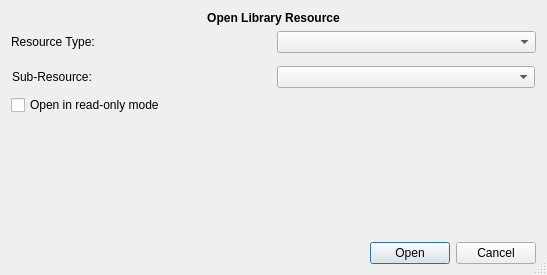
<?xml version="1.0" encoding="UTF-8"?>
<ui version="4.0">
 <class>KLFLibOpenResourceDlg</class>
 <widget class="QDialog" name="KLFLibOpenResourceDlg">
  <property name="geometry">
   <rect>
    <x>0</x>
    <y>0</y>
    <width>547</width>
    <height>275</height>
   </rect>
  </property>
  <property name="windowTitle">
   <string>Open Library Resource</string>
  </property>
  <property name="sizeGripEnabled">
   <bool>true</bool>
  </property>
  <property name="modal">
   <bool>true</bool>
  </property>
  <layout class="QGridLayout" name="lyt_KLFLibOpenResourceDlg">
   <item row="0" column="0" colspan="2">
    <widget class="QLabel" name="lblMain">
     <property name="sizePolicy">
      <sizepolicy hsizetype="Preferred" vsizetype="Fixed">
       <horstretch>0</horstretch>
       <verstretch>0</verstretch>
      </sizepolicy>
     </property>
     <property name="font">
      <font>
       <weight>75</weight>
       <bold>true</bold>
      </font>
     </property>
     <property name="text">
      <string>Open Library Resource</string>
     </property>
     <property name="alignment">
      <set>Qt::AlignCenter</set>
     </property>
    </widget>
   </item>
   <item row="1" column="0">
    <widget class="QLabel" name="lblType">
     <property name="text">
      <string>Resource Type:</string>
     </property>
    </widget>
   </item>
   <item row="1" column="1">
    <widget class="QComboBox" name="cbxType"/>
   </item>
   <item row="6" column="0" colspan="2">
    <widget class="QDialogButtonBox" name="btnBar">
     <property name="standardButtons">
      <set>QDialogButtonBox::Cancel|QDialogButtonBox::Open</set>
     </property>
    </widget>
   </item>
   <item row="2" column="0" colspan="2">
    <widget class="QStackedWidget" name="stkOpenWidgets">
     <property name="sizePolicy">
      <sizepolicy hsizetype="Preferred" vsizetype="Fixed">
       <horstretch>0</horstretch>
       <verstretch>0</verstretch>
      </sizepolicy>
     </property>
     <widget class="QWidget" name="pageDummy"/>
    </widget>
   </item>
   <item row="4" column="0" colspan="2">
    <widget class="QCheckBox" name="chkReadOnly">
     <property name="text">
      <string>Open in read-only mode</string>
     </property>
    </widget>
   </item>
   <item row="5" column="0" colspan="2">
    <spacer name="vspc">
     <property name="orientation">
      <enum>Qt::Vertical</enum>
     </property>
     <property name="sizeHint" stdset="0">
      <size>
       <width>20</width>
       <height>30</height>
      </size>
     </property>
    </spacer>
   </item>
   <item row="3" column="0" colspan="2">
    <widget class="QFrame" name="frmSubResource">
     <property name="sizePolicy">
      <sizepolicy hsizetype="Preferred" vsizetype="Fixed">
       <horstretch>0</horstretch>
       <verstretch>0</verstretch>
      </sizepolicy>
     </property>
     <property name="frameShape">
      <enum>QFrame::NoFrame</enum>
     </property>
     <property name="frameShadow">
      <enum>QFrame::Plain</enum>
     </property>
     <property name="lineWidth">
      <number>0</number>
     </property>
     <property name="midLineWidth">
      <number>0</number>
     </property>
     <layout class="QGridLayout" name="lyt_frmSubResource">
      <property name="margin">
       <number>1</number>
      </property>
      <item row="0" column="0">
       <widget class="QLabel" name="lblSubResource">
        <property name="text">
         <string>Sub-Resource:</string>
        </property>
       </widget>
      </item>
      <item row="0" column="1">
       <widget class="QComboBox" name="cbxSubResource"/>
      </item>
     </layout>
    </widget>
   </item>
  </layout>
 </widget>
 <tabstops>
  <tabstop>cbxType</tabstop>
  <tabstop>cbxSubResource</tabstop>
  <tabstop>chkReadOnly</tabstop>
  <tabstop>btnBar</tabstop>
 </tabstops>
 <resources/>
 <connections>
  <connection>
   <sender>cbxType</sender>
   <signal>activated(int)</signal>
   <receiver>stkOpenWidgets</receiver>
   <slot>setCurrentIndex(int)</slot>
   <hints>
    <hint type="sourcelabel">
     <x>474</x>
     <y>60</y>
    </hint>
    <hint type="destinationlabel">
     <x>529</x>
     <y>73</y>
    </hint>
   </hints>
  </connection>
  <connection>
   <sender>btnBar</sender>
   <signal>accepted()</signal>
   <receiver>KLFLibOpenResourceDlg</receiver>
   <slot>accept()</slot>
   <hints>
    <hint type="sourcelabel">
     <x>405</x>
     <y>355</y>
    </hint>
    <hint type="destinationlabel">
     <x>461</x>
     <y>343</y>
    </hint>
   </hints>
  </connection>
  <connection>
   <sender>btnBar</sender>
   <signal>rejected()</signal>
   <receiver>KLFLibOpenResourceDlg</receiver>
   <slot>reject()</slot>
   <hints>
    <hint type="sourcelabel">
     <x>458</x>
     <y>365</y>
    </hint>
    <hint type="destinationlabel">
     <x>497</x>
     <y>380</y>
    </hint>
   </hints>
  </connection>
 </connections>
</ui>
